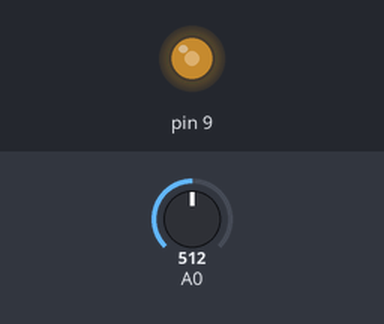
A sketch run on a simulated Arduino Uno, built with avr-gcc and run on an emulated ATmega328P. Shown: output pins drawn as LEDs (lit = HIGH). The test bench sets the inputs (shaded band); at power-on: A0 = 512.

Above: at 16.0 s.
16.1 s: A0 set to 716
At 17.1 s:
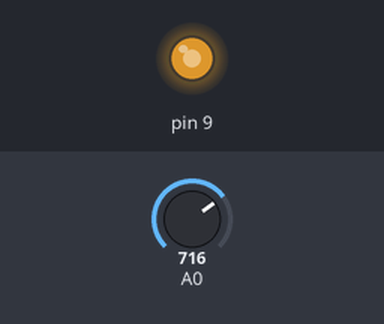
17.7 s: A0 set to 900
At 21.3 s:
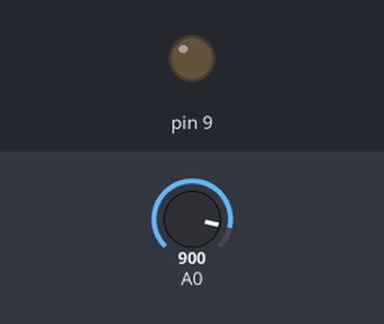
Timing chart, 0 to 22.8 s (numbered marks = the images above; inputs shaded):
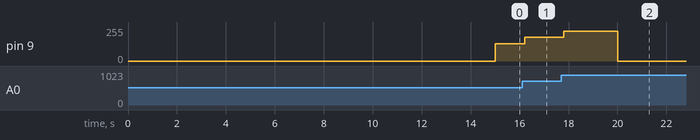

Measured:
- after the input at 16.1 s, pin 9: 128/255 → 178/255 after 0.10 s
- after the input at 17.7 s, pin 9: 178/255 → 224/255 after 0.10 s, → 0/255 2.2 s later

The sketch:

exersise_2b.ino
```cpp
#define F_CPU 16000000UL
#include <avr/io.h>
#include <util/delay.h>
#include <stdint.h>

// ADC read from ADC0 (A0)
static uint16_t adc_read(void) {
    // Select ADC0, reference = AVcc (REFS0 = 1)
    ADMUX = (1 << REFS0) | (0 << MUX0); // REFS0=1, MUX=0 (ADC0)
    _delay_us(5); // small settle time

    // Start conversion
    ADCSRA |= (1 << ADSC);
    // Wait until conversion finishes
    while (ADCSRA & (1 << ADSC));
    // Read ADC (10-bit)
    uint16_t val = ADC;
    return val;
}

// Map 0..1023 to 0..255 (8-bit)
static uint8_t map10to8(uint16_t v) {
    // simple integer mapping with rounding
    uint32_t tmp = (uint32_t)v * 255U;
    tmp = (tmp + 511U) / 1023U; // rounding
    return (uint8_t)tmp;
}

int main(void) {
    // ----- I/O setup -----
    // PB1 (pin 9 / OC1A) as output (PWM)
    DDRB |= (1 << DDB1);
    ADMUX  = (1 << REFS0);                 // ADC0 selected later, ref = AVcc
    ADCSRA = (1 << ADEN) | (1 << ADPS2) | (1 << ADPS1) | (1 << ADPS0);
    TCCR1A = (1 << COM1A1) | (1 << WGM10);
    TCCR1B = (1 << WGM12)  | (1 << CS11);

    while (1) {
        // Fan off for 15 s
        OCR1A = 0;                // duty = 0%
        // during off period, could still sample pot (not necessary)
        for (uint8_t i = 0; i < 15; i++) {
            _delay_ms(1000);
        }

        // Fan on for 5 s; update duty from pot every 200 ms
        uint16_t elapsed_ms = 0;
        while (elapsed_ms < 5000) {
            uint16_t adc = adc_read();       // 0..1023
            uint8_t pwm = map10to8(adc);     // 0..255
            OCR1A = pwm;                     // set duty (8-bit)
            _delay_ms(200);
            elapsed_ms += 200;
        }

        // ensure fan off at loop end (optional)
        OCR1A = 0;
    }

    return 0;
}
```
